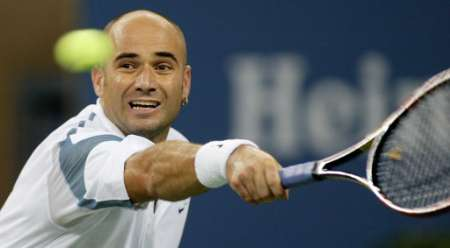
#> input picture data/test_images/img_12903.jpg, 450 x 248 px, given in place of Aaron_Eckhart_0001.jpg, which was not available
$ python gen_landmark_48.py   (older library calls are emulated)
#> lines starting #> are read from the running program, lines starting #| are printed output that depends on the picture; pictures that were not available may be replaced by others from this repository, and a replacement may not be noted
### tools/utils.py
import numpy as np


def IoU(box, boxes):
    """Compute IoU between detect box and gt boxes

    Parameters:
    ----------
    box: numpy array , shape (5, ): x1, y1, x2, y2, score
        input box
    boxes: numpy array, shape (n, 4): x1, y1, x2, y2
        input ground truth boxes

    Returns:
    -------
    ovr: numpy.array, shape (n, )
        IoU
    """
    box_area = (box[2] - box[0]) * (box[3] - box[1])
    area = (boxes[:, 2] - boxes[:, 0]) * (boxes[:, 3] - boxes[:, 1])

    xx1 = np.maximum(box[0], boxes[:, 0])
    yy1 = np.maximum(box[1], boxes[:, 1])
    xx2 = np.minimum(box[2], boxes[:, 2])
    yy2 = np.minimum(box[3], boxes[:, 3])

    # compute the width and height of the inter box
    w = np.maximum(0, xx2 - xx1)
    h = np.maximum(0, yy2 - yy1)

    inter = w * h
    ovr = np.true_divide(inter, (box_area + area - inter))


    return ovr


# [61 lines left out: functions convert_to_square, nms, not called in this run]


class AverageMeter(object):
    """Computes and stores the average and current value"""

    def __init__(self):
        self.reset()

    # [17 lines left out: functions reset, update, not called in this run]

### preprocessing/gen_landmark_48.py
import sys
sys.path.append('./')

import os
import cv2
import numpy as np
import numpy.random as npr
import argparse
import config
import tools.utils as utils


def gen_data(anno_file, data_dir, prefix):
#> called with anno_file = './annotations/landmark_imagelist.txt', data_dir = './data', prefix = '/home/datasets/Face/FaceAlignment/train'
    size = 48

    landmark_imgs_save_dir = os.path.join(data_dir, "48/landmark")
    if not os.path.exists(landmark_imgs_save_dir):
        os.makedirs(landmark_imgs_save_dir)

    anno_dir = config.ANNO_STORE_DIR
    if not os.path.exists(anno_dir):
        os.makedirs(anno_dir)

    landmark_anno_filename = config.ONET_LANDMARK_ANNO_FILENAME
    save_landmark_anno = os.path.join(anno_dir, landmark_anno_filename)

    f = open(save_landmark_anno, 'w')

    with open(anno_file, 'r') as f2:
#> (reads annotations/landmark_imagelist.txt from the repository)
        annotations = f2.readlines()

    num = len(annotations)
    print("%d total images" % num)

    l_idx = 0
    idx = 0
    # image_path bbox landmark(5*2)
    for annotation in annotations:
        # print imgPath

        annotation = annotation.strip().split(' ')
        assert len(annotation) == 15, "each line should have 15 element"
        im_path = os.path.join(prefix, annotation[0].replace("\\", "/"))

        gt_box = list(map(float, annotation[1:5]))
        # the bounging box in original anno_file is [left, right, top, bottom]
        gt_box = [gt_box[0], gt_box[2], gt_box[1],
                  gt_box[3]]  # [left, top, right, bottom]
        gt_box = np.array(gt_box, dtype=np.int32)

        landmark = list(map(float, annotation[5:]))
        landmark = np.array(landmark, dtype=np.float)

        img = cv2.imread(im_path)
#> img is the input picture: shape (248, 450, 3); mean B, G, R 100, 99.3, 95.6
        assert (img is not None)

        height, width, channel = img.shape
#> height = 248; width = 450; channel = 3
        # crop_face = img[gt_box[1]:gt_box[3]+1, gt_box[0]:gt_box[2]+1]
        # crop_face = cv2.resize(crop_face,(size,size))

        idx = idx + 1
        if idx % 100 == 0:
            print("%d images done, landmark images: %d" % (idx, l_idx))

        x1, y1, x2, y2 = gt_box

        # gt's width
        w = x2 - x1
        # gt's height
        h = y2 - y1
        if max(w, h) < 40 or x1 < 0 or y1 < 0:
            continue
        # random shift
        for i in range(20):
            bbox_size = npr.randint(
                int(min(w, h) * 0.8), np.ceil(1.25 * max(w, h)))
            delta_x = npr.randint(-w * 0.2, w * 0.2)
            delta_y = npr.randint(-h * 0.2, h * 0.2)
            nx1 = int(max(x1 + w / 2 - bbox_size / 2 + delta_x, 0))
            ny1 = int(max(y1 + h / 2 - bbox_size / 2 + delta_y, 0))

            nx2 = int(nx1 + bbox_size)
            ny2 = int(ny1 + bbox_size)
            if nx2 > width or ny2 > height:
                continue
            crop_box = np.array([nx1, ny1, nx2, ny2])
            cropped_im = img[ny1:ny2, nx1:nx2, :]
            resized_im = cv2.resize(
                cropped_im, (size, size), interpolation=cv2.INTER_LINEAR)

            offset_x1 = (x1 - nx1) / float(bbox_size)
            offset_y1 = (y1 - ny1) / float(bbox_size)
            offset_x2 = (x2 - nx2) / float(bbox_size)
            offset_y2 = (y2 - ny2) / float(bbox_size)

            offset_left_eye_x = (landmark[0] - nx1) / float(bbox_size)
            offset_left_eye_y = (landmark[1] - ny1) / float(bbox_size)

            offset_right_eye_x = (landmark[2] - nx1) / float(bbox_size)
            offset_right_eye_y = (landmark[3] - ny1) / float(bbox_size)

            offset_nose_x = (landmark[4] - nx1) / float(bbox_size)
            offset_nose_y = (landmark[5] - ny1) / float(bbox_size)

            offset_left_mouth_x = (landmark[6] - nx1) / float(bbox_size)
            offset_left_mouth_y = (landmark[7] - ny1) / float(bbox_size)

            offset_right_mouth_x = (landmark[8] - nx1) / float(bbox_size)
            offset_right_mouth_y = (landmark[9] - ny1) / float(bbox_size)

            # cal iou
            iou = utils.IoU(crop_box.astype(np.float),
                            np.expand_dims(gt_box.astype(np.float), 0))
            if iou > 0.65:
                save_file = os.path.join(
                    landmark_imgs_save_dir, "%s.jpg" % l_idx)
                cv2.imwrite(save_file, resized_im)

                f.write(save_file + ' -2 %.2f %.2f %.2f %.2f %.2f %.2f %.2f %.2f %.2f %.2f %.2f %.2f %.2f %.2f \n' %
                        (offset_x1, offset_y1, offset_x2, offset_y2,
                         offset_left_eye_x, offset_left_eye_y, offset_right_eye_x, offset_right_eye_y, offset_nose_x,
                         offset_nose_y, offset_left_mouth_x, offset_left_mouth_y, offset_right_mouth_x,
                         offset_right_mouth_y))

                l_idx += 1
#> this loop made 20 passes
#> pass 1, in gen_data, `cropped_im = img[ny1:ny2, nx1:nx2, :]`:
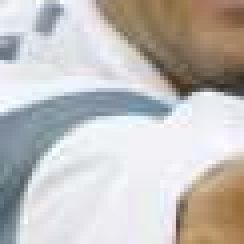
#> cropped_im: shape (61, 61, 3) (shown 4 times larger); mean B, G, R 187.5, 190.3, 193.4
#> pass 1, in gen_data, `resized_im = cv2.resize( cropped_im, (size, size), interpolation=cv2.I..`:
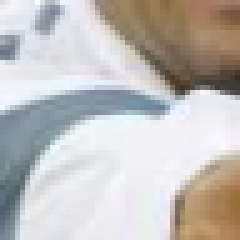
#> resized_im: shape (48, 48, 3) (shown 5 times larger); mean B, G, R 187.3, 190.2, 193.3
#> pass 2, in gen_data, `cropped_im = img[ny1:ny2, nx1:nx2, :]`:
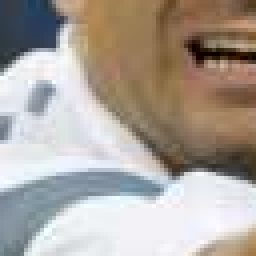
#> cropped_im: shape (64, 64, 3) (shown 4 times larger); mean B, G, R 155.6, 163.5, 171.9
#> pass 2, in gen_data, `resized_im = cv2.resize( cropped_im, (size, size), interpolation=cv2.I..`:
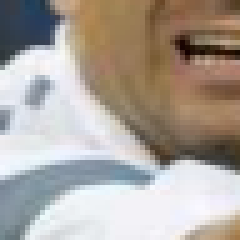
#> resized_im: shape (48, 48, 3) (shown 5 times larger); mean B, G, R 155.6, 163.5, 171.9
#> after the loop:
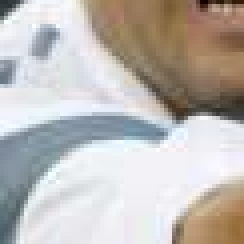
#> cropped_im: shape (61, 61, 3) (shown 4 times larger); mean B, G, R 181, 185.1, 189.8
#> after the loop, l_idx = 11
#> pass 2 of the loop in gen_data, `for annotation in annotations:`:
#> landmark = [100.2, 111.2, 145.8, 116.8, 124.2, 136.8, 92.75, 159.8, 138.8, 163.8]
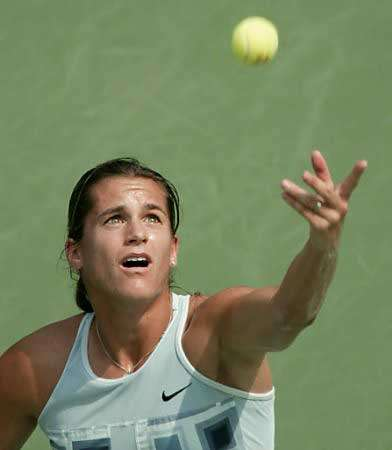
#> input picture data/test_images/img_12934.jpg, 392 x 450 px, given in place of Aaron_Guiel_0001.jpg, which was not available
#> in gen_data, img is the input picture: shape (450, 392, 3); mean B, G, R 96.6, 131.3, 118.7
#> the loop in gen_data, `for i in range(20):` made 20 passes
#> (offset_left_eye_x, offset_left_eye_y, offset_right_eye_x, offset_right_eye_y, offset_nose_x, offset_nose_y, offset_left_mouth_x, offset_left_mouth_y) on passes 1 to 7: (0.125, 0.179, 0.74, 0.253, 0.449, 0.524, 0.0236, 0.834), (-0.0788, 0.373, 0.545, 0.449, 0.25, 0.723, -0.182, 1.04), (0.189, 0.118, 0.839, 0.196, 0.532, 0.482, 0.0821, 0.811), (0.388, 0.263, 0.862, 0.32, 0.638, 0.529, 0.31, 0.768), (0.281, 0.224, 0.719, 0.276, 0.512, 0.469, 0.209, 0.69), (0.316, 0.316, 0.884, 0.384, 0.616, 0.634, 0.222, 0.922), (0.305, 0.223, 0.928, 0.298, 0.634, 0.572, 0.202, 0.887)
#> pass 1, in gen_data, `cropped_im = img[ny1:ny2, nx1:nx2, :]`:
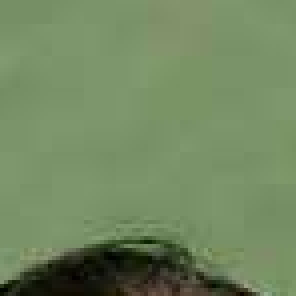
#> cropped_im: shape (74, 74, 3) (shown 4 times larger); mean B, G, R 96.4, 135.8, 113.8
#> after the loop in gen_data, `for i in range(20):`:
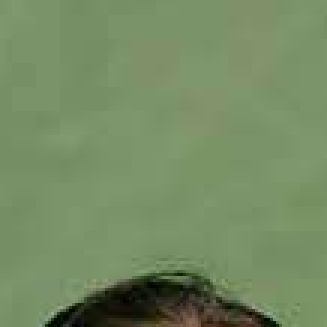
#> cropped_im: shape (109, 109, 3) (shown 3 times larger); mean B, G, R 98.7, 138.8, 116.5
#> after the loop in gen_data, `for i in range(20):`: l_idx = 19

    f.close()


def parse_args():
    parser = argparse.ArgumentParser(description='Test mtcnn',
                                     formatter_class=argparse.ArgumentDefaultsHelpFormatter)

    parser.add_argument('--traindata_store', dest='traindata_store', help='dface train data temporary folder',
                        default=config.TRAIN_DATA_DIR, type=str)
    parser.add_argument('--anno_file', dest='annotation_file', help='landmark dataset original annotation file',
                        default=os.path.join(config.ANNO_STORE_DIR, "landmark_imagelist.txt"), type=str)
    parser.add_argument('--prefix_path', dest='prefix_path', help='annotation file image prefix root path',
                        default='/home/datasets/Face/FaceAlignment/train', type=str)

    args = parser.parse_args()
    return args


if __name__ == '__main__':
    args = parse_args()

#> (the run stopped early here; a loop or call above may not have finished)
